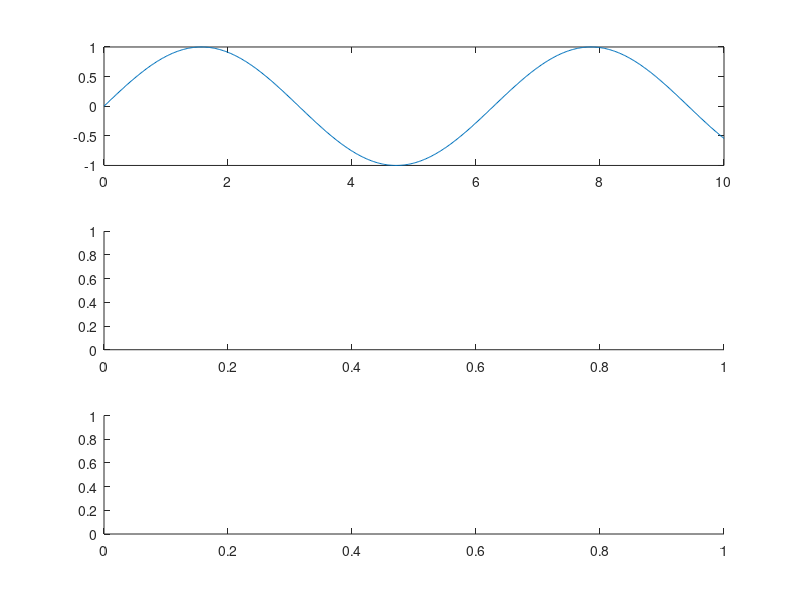

Recreate this plot in MATLAB. (Note: this script raises an error after producing the figure.)

% three_plots_mouse_interaction.m
f = figure('Name','3 Plots — Click or Move Mouse','NumberTitle','off');

% Create 3 stacked axes
ax(1) = subplot(3,1,1,'Parent',f);
ax(2) = subplot(3,1,2,'Parent',f);
ax(3) = subplot(3,1,3,'Parent',f);

% Example data and plot each axes; store index via UserData
t = linspace(0,10,500);
h1 = plot(ax(1), t, sin(t)); hold(ax(1),'on'); ax(1).UserData = 1;
h2 = plot(ax(2), t, cos(t)); hold(ax(2),'on'); ax(2).UserData = 2;
h3 = plot(ax(3), t, sin(2*t)); hold(ax(3),'on'); ax(3).UserData = 3;

% Make the plotted lines clickable
set([h1 h2 h3], 'ButtonDownFcn', @(src,ev) lineClick(src,ev));

% Optional: change cursor when over an axes for feedback
f.WindowButtonMotionFcn = @(~,~) motionUpdate(f, ax);

% ---- Callback: line click ----
function lineClick(~, ~)
    % gca is the axes containing the clicked object
    a = gca;
    cp = a.CurrentPoint;               % 2x3; use first row (x,y,z)
    x = cp(1,1); y = cp(1,2);
    idx = a.UserData;                  % which axes
    fprintf('Clicked axes %d: x = %.4g, y = %.4g\n', idx, x, y);
    % Example reaction: mark the point
    hold(a,'on');
    plot(a, x, y, 'ro', 'MarkerFaceColor','r');
end

% ---- Callback: mouse motion update ----
function motionUpdate(figHandle, axesArray)
    % Determine which axes the pointer is over and display coords
    currentPoint = figHandle.CurrentPoint; % in pixels
    hit = matlab.graphics.interaction.currentPoint2axes(figHandle, currentPoint);
    % hit is empty if not over an axes. Use fallback check:
    axOver = [];
    for k = 1:numel(axesArray)
        p = axesArray(k).Position; % normalized
        % Convert figure point to normalized: use inverse of pixels->normalized
    end
    % Simpler robust approach: loop axes and test if pointer is inside
    pointer = get(figHandle, 'CurrentPoint'); % pixel
    % Convert pixel to normalized coordinates
    figPos = figHandle.Position; % [left bottom width height] in pixels
    normX = pointer(1)/figPos(3); normY = pointer(2)/figPos(4);
    axOver = [];
    for k = 1:numel(axesArray)
        pos = axesArray(k).Position; % normalized
        if normX >= pos(1) && normX <= pos(1)+pos(3) && ...
           normY >= pos(2) && normY <= pos(2)+pos(4)
            axOver = axesArray(k);
            break
        end
    end

    % Update title with axes coordinates if over an axes
    if ~isempty(axOver)
        cp = axOver.CurrentPoint;
        x = cp(1,1); y = cp(1,2);
        axOver.Title.String = sprintf('Axes %d: x = %.3g, y = %.3g', axOver.UserData, x, y);
    else
        % clear titles when not over any axes
        for k = 1:numel(axesArray)
            axesArray(k).Title.String = '';
        end
    end
end
